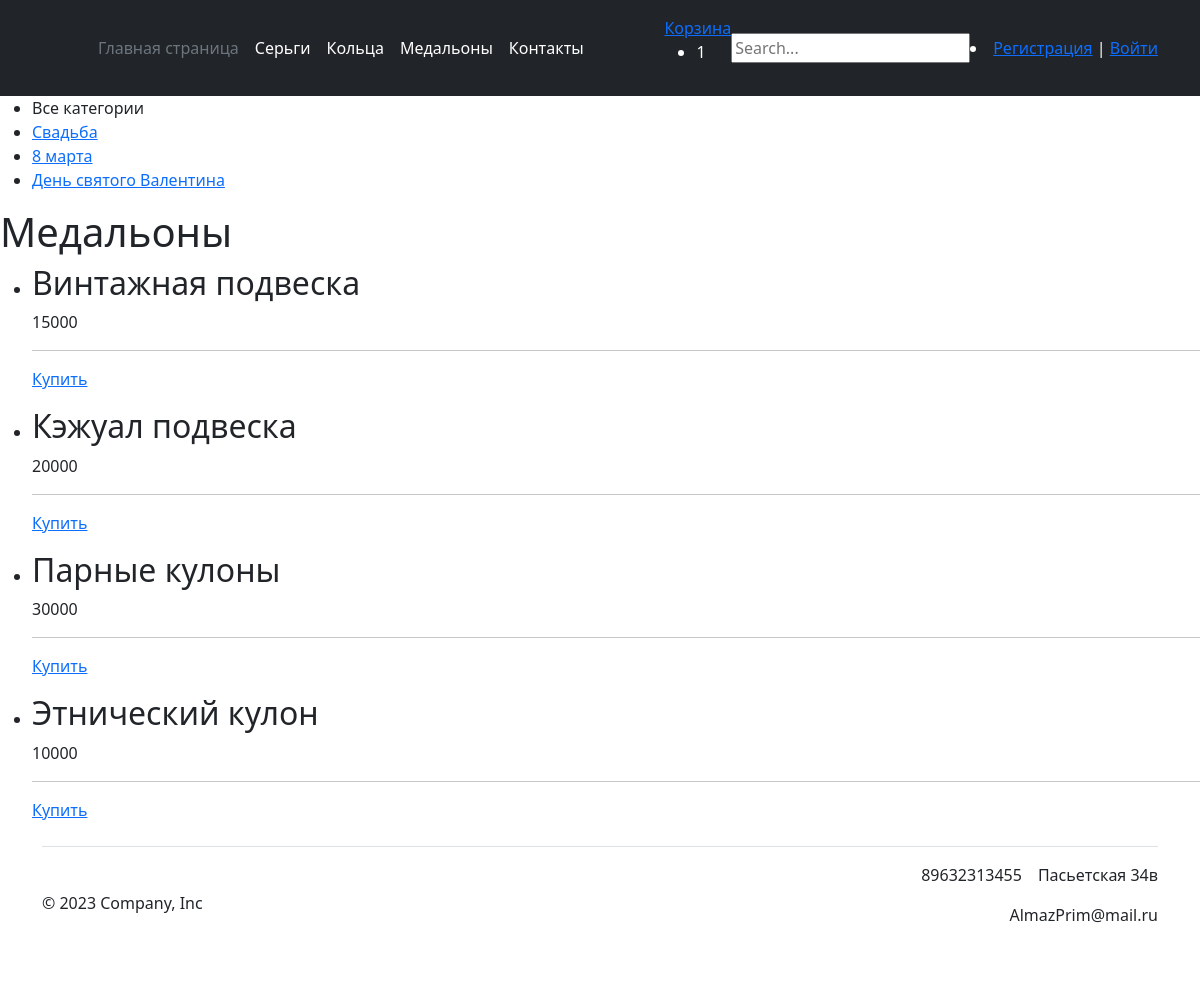
/medallion/, run on the app's committed database.
### catalog/models.py (models this page shows, shortened)
class Category(models.Model):
    name = models.CharField(max_length=100, db_index=True)
    def get_absolute_url(self):
        return reverse('category', kwargs={'cat_id': self.pk})
    class Meta:
        verbose_name = 'Категория'
        verbose_name_plural = 'Категории'
        ordering = ['id']

class Medallion(models.Model):
    titleMedallion = models.CharField('Название', max_length=50)
    metalMedallion = models.TextField('Материал')
    priceMedallion = models.IntegerField('Цена')
    cat = models.ForeignKey('Category', on_delete=models.PROTECT, null=True)
    def get_absolute_url(self):
        return reverse('post_medallion', kwargs={'medallion_id': self.pk})
    class Meta:
        verbose_name = 'Медальоны'
        ordering = ['titleMedallion']

### catalog/views.py (the view)
# urls.py: path('medallion/', medallion, name='medallion'),
def medallion(request):
    medallions = Medallion.objects.all()
    cats = Category.objects.all()
    context = {
        'medallion': medallions,
        'cats': cats,
        'title': 'Медальоны',
        'cat_selected': 0,
    }
    return render(request, 'shop/medallions.html', context=context)

### catalog/templates/shop/medallions.html
{% extends 'shop/base.html' %}
{% block content %}
<h1>{{title}}</h1>
<ul>
  {% for p in medallion %}
	<li>
		<h2>{{p.titleMedallion}}</h2>
		<p>{{p.priceMedallion}}</p>
		<hr>
	</li>
	<p class="link-read-post"><a href="{{ p.get_absolute_url }}">Купить</a></p>
	{% endfor %}
</ul>
{% endblock %}

### catalog/templates/shop/base.html (shortened to what this page needs)
<!DOCTYPE html>
{% load static %}
<html lang="en">
<head>
    <link rel="stylesheet" href="https://cdn.jsdelivr.net/npm/bootstrap@5.2.3/dist/css/bootstrap.min.css">
</head>
<body>
<header class="p-3 text-bg-dark">
    <div class="container">
      <div class="d-flex flex-wrap align-items-center justify-content-center justify-content-lg-start">
        <a href="/" class="d-flex align-items-center mb-2 mb-lg-0 text-white text-decoration-none">
          <svg class="bi me-2" width="40" height="32" role="img" aria-label="Bootstrap"><use xlink:href="#bootstrap"></use></svg>
        </a>
        <ul class="nav col-12 col-lg-auto me-lg-auto mb-2 justify-content-center mb-md-0">
          <li><a href="{% url 'home' %}" class="nav-link px-2 text-secondary">Главная страница</a></li>
          <li><a href="{% url 'earrings' %}" class="nav-link px-2 text-white">Серьги</a></li>
          <li><a href="{% url 'ring' %}" class="nav-link px-2 text-white">Кольца</a></li>
          <li><a href="{% url 'medallion' %}" class="nav-link px-2 text-white">Медальоны</a></li>
          <li><a href="#Contacts" class="nav-link px-2 text-white">Контакты</a></li>
        </ul>
          <div class="basket-container">
                    <a href="#">Корзина </a>
                    <div class="basket-items hidden">
                        <ul class="">
                            <li>1</li>
                        </ul>
                    </div>
                </div>
          <form action="{% url 'search_results' %}" method="get">
              <input name="q" type="text" placeholder="Search...">
          </form>
        <div class="text-end">
            {% if request.user.is_authenticated %}
				<li class="last"> {{user.username}} | <a href="{% url 'logout' %}">Выйти</a></li>
				{% else %}
				<li class="last"><a href="{% url 'register' %}">Регистрация</a> | <a href="{% url 'login' %}">Войти</a></li>
				{% endif %}
        </div>
      </div>
    </div>
  </header>
<td valign="top" class="left-chapters">
	<ul id="leftchapters">
{% if cat_selected == 0 %}
		<li class="selected">Все категории</li>
{% else %}
		<li><a href="{% url 'home' %}">Все категории</a></li>
{% endif %}
{% for c in cats %}
	{% if c.pk == cat_selected %}
		<li class="selected">{{c.name}}</li>
	{% else %}
		<li><a href="{{ c.get_absolute_url }}">{{c.name}}</a></li>
	{% endif %}
{% endfor %}
	</ul>
</td>
{% block content %}
{% endblock %}
<div class="container">
  <footer id="Contacts" class="d-flex flex-wrap justify-content-between align-items-center py-3 my-4 border-top">
    <div class="col-md-4 d-flex align-items-center">
      <span class="mb-3 mb-md-0 text-body-secondary">© 2023 Company, Inc</span>
    </div>
    <ul class="nav col-md-4 justify-content-end list-unstyled d-flex">
      <li class="ms-3"><p class="text-body-secondary" >89632313455</p></li>
      <li class="ms-3"><p class="text-body-secondary" >Пасьетская 34в</p></li>
      <li class="ms-3"><p class="text-body-secondary" >AlmazPrim@mail.ru</p></li>
    </ul>
  </footer>
</div>
</body>
</html>

### data on the page
Category: name "Свадьба"
Category: name "8 марта"
Category: name "День святого Валентина"
Medallion: titleMedallion "Винтажная подвеска", priceMedallion "15000"
Medallion: titleMedallion "Кэжуал подвеска", priceMedallion "20000"
Medallion: titleMedallion "Парные кулоны", priceMedallion "30000"
Medallion: titleMedallion "Этнический кулон", priceMedallion "10000"

### other printed values
{{ title }} "Медальоны"
